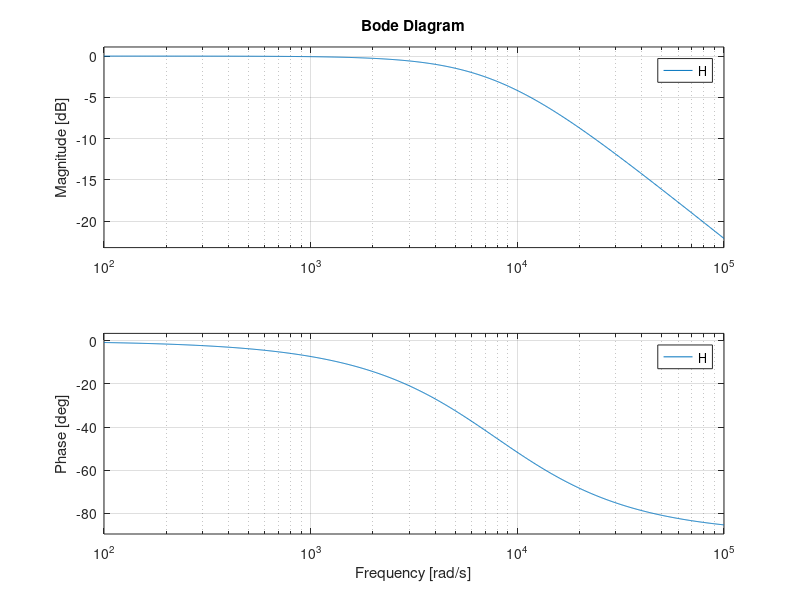

MATLAB code for this plot:
% Valori nominali dei componenti
R = 2.7e3; % Resistenza in Ohm
C = 47e-9; % Capacità in Farad

% Creazione del filtro RC
H = tf(1, [R*C, 1]);

% Diagramma asintotico di Bode
bode(H);
grid on;

